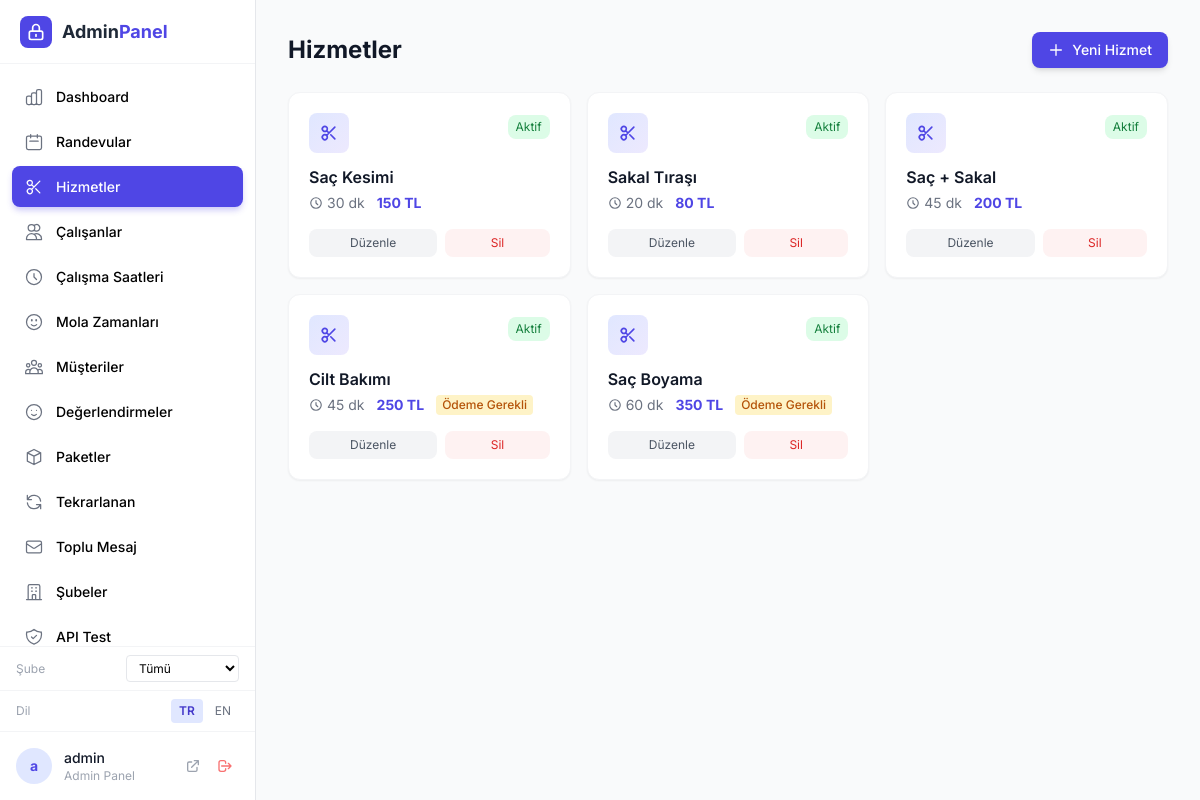
Screenshot of /admin/services.php (signed in) with the database file from the repository.
### tables this page shows
CREATE TABLE IF NOT EXISTS services (
    id INT AUTO_INCREMENT PRIMARY KEY,
    branch_id INT DEFAULT NULL,
    name VARCHAR(100) NOT NULL,
    duration INT NOT NULL COMMENT 'Minutes',
    price DECIMAL(10,2) NOT NULL,
    description TEXT DEFAULT NULL,
    requires_payment TINYINT(1) DEFAULT 0,
    is_active TINYINT(1) DEFAULT 1,
    created_at TIMESTAMP DEFAULT CURRENT_TIMESTAMP,
    FOREIGN KEY (branch_id) REFERENCES branches(id) ON DELETE SET NULL
);

### admin/services.php (called while the page is built, shortened)
<?php
require __DIR__ . '/_init.php';
$branchFilter = $currentBranchId ? " WHERE branch_id = $currentBranchId OR branch_id IS NULL" : '';
$services = $pdo->query("SELECT * FROM services $branchFilter ORDER BY id")->fetchAll();
require __DIR__ . '/pages/head.php';
?>
<?php require __DIR__ . '/pages/services.php'; ?>
<?php require __DIR__ . '/pages/footer.php'; ?>

### admin/_init.php (called while the page is built, shortened)
<?php
require_once __DIR__ . '/../api/ApiAuth.php';
$services = $pdo->query("SELECT * FROM services ORDER BY id")->fetchAll();
$currentBranchId = (int)($_SESSION['admin_branch_id'] ?? 0);

### admin/pages/services.php (the view, shortened to what this page needs)
<div class="flex items-center justify-between mb-6">
    <h1 class="text-2xl font-bold text-gray-900">Hizmetler</h1>
    <button onclick="openModal()" class="px-4 py-2 bg-indigo-600 text-white rounded-lg text-sm font-medium hover:bg-indigo-700 transition-all shadow-md hover:shadow-lg flex items-center gap-2">
        <svg class="w-4 h-4" fill="none" stroke="currentColor" viewBox="0 0 24 24"><path stroke-linecap="round" stroke-linejoin="round" stroke-width="2" d="M12 4v16m8-8H4"/></svg>
        Yeni Hizmet
    </button>
</div>
<div class="grid grid-cols-1 md:grid-cols-2 lg:grid-cols-3 gap-4">
    <?php foreach ($services as $s): ?>
    <div class="bg-white rounded-xl shadow-sm border border-gray-100 p-5 hover:shadow-md transition-all <?= $s['is_active'] ? '' : 'opacity-60' ?>">
        <div class="flex items-start justify-between mb-3">
            <div class="w-10 h-10 rounded-lg bg-gradient-to-br from-indigo-100 to-violet-100 flex items-center justify-center">
            </div>
            <form method="POST" class="inline">
                <button type="submit" class="px-2 py-1 text-xs rounded-lg transition-colors <?= $s['is_active'] ? 'bg-green-100 text-green-700 hover:bg-green-200' : 'bg-gray-100 text-gray-500 hover:bg-gray-200' ?>">
                    <?= $s['is_active'] ? 'Aktif' : 'Pasif' ?>
                </button>
            </form>
        </div>
        <h3 class="font-semibold text-gray-900 mb-1"><?= htmlspecialchars($s['name']) ?></h3>
        <div class="flex items-center gap-3 text-sm text-gray-500 mb-4">
            <span class="flex items-center gap-1">
                <svg class="w-3.5 h-3.5" fill="none" stroke="currentColor" viewBox="0 0 24 24"><path stroke-linecap="round" stroke-linejoin="round" stroke-width="2" d="M12 8v4l3 3m6-3a9 9 0 11-18 0 9 9 0 0118 0z"/></svg>
                <?= $s['duration'] ?> dk
            </span>
            <span class="font-bold text-indigo-600"><?= number_format($s['price'], 0, ',', '.') ?> TL</span>
            <?php if ($s['requires_payment']): ?>
                <span class="px-1.5 py-0.5 bg-amber-100 text-amber-700 text-xs rounded font-medium">Ödeme Gerekli</span>
            <?php endif; ?>
        </div>
        <div class="flex gap-2">
            <button onclick="editService(<?= $s['id'] ?>, '<?= htmlspecialchars($s['name'], ENT_QUOTES) ?>', <?= $s['duration'] ?>, <?= $s['price'] ?>, <?= (int)$s['requires_payment'] ?>)" class="flex-1 px-3 py-1.5 bg-gray-100 text-gray-600 rounded-lg text-xs hover:bg-gray-200 transition-colors">Düzenle</button>
            <form method="POST" class="flex-1" onsubmit="return confirm('Bu hizmeti silmek istediğinize emin misiniz?')">
                <button type="submit" class="w-full px-3 py-1.5 bg-red-50 text-red-600 rounded-lg text-xs hover:bg-red-100 transition-colors">Sil</button>
            </form>
        </div>
    </div>
    <?php endforeach; ?>
</div>

### admin/pages/head.php (style rules this page uses)
* { font-family: 'Inter', sans-serif; }

### rows the page displays
services: is_active "Aktif", name "Saç Kesimi", duration "30", price "150"
services: is_active "Aktif", name "Sakal Tıraşı", duration "20", price "80"
services: is_active "Aktif", name "Saç + Sakal", duration "45", price "200"
services: is_active "Aktif", name "Cilt Bakımı", duration "45", price "250", requires_payment "Ödeme Gerekli"
services: is_active "Aktif", name "Saç Boyama", duration "60", price "350", requires_payment "Ödeme Gerekli"

### other values shown
$info[0] "Dashboard"
$info[0] "Randevular"
$info[0] "Hizmetler"
$info[0] "Çalışanlar"
$info[0] "Çalışma Saatleri"
$info[0] "Mola Zamanları"
$info[0] "Müşteriler"
$info[0] "Değerlendirmeler"
$info[0] "Paketler"
$info[0] "Tekrarlanan"
$info[0] "Toplu Mesaj"
$info[0] "Şubeler"
$info[0] "API Test"
_t('language') "Dil"
mb_substr($_SESSION['admin_username'] ?? 'A', 0, 1) "a"
